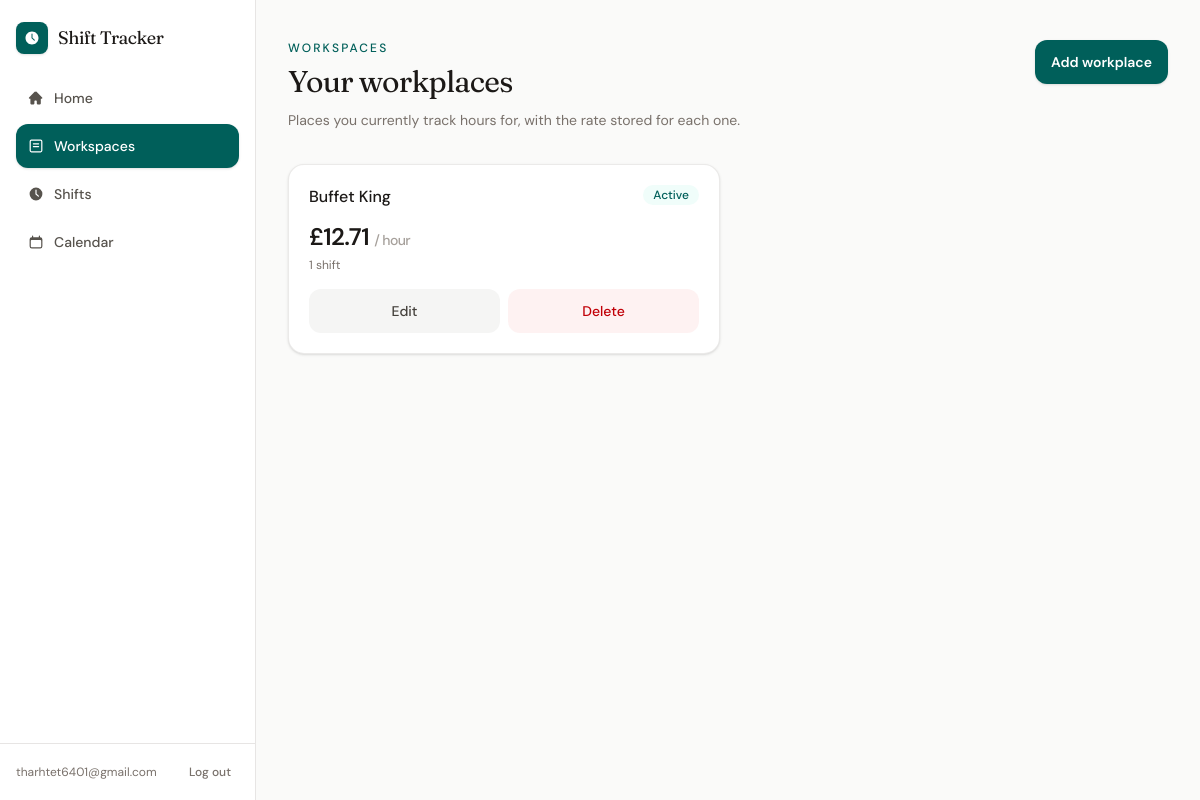
The app's page /workspaces/ (signed in), older data.
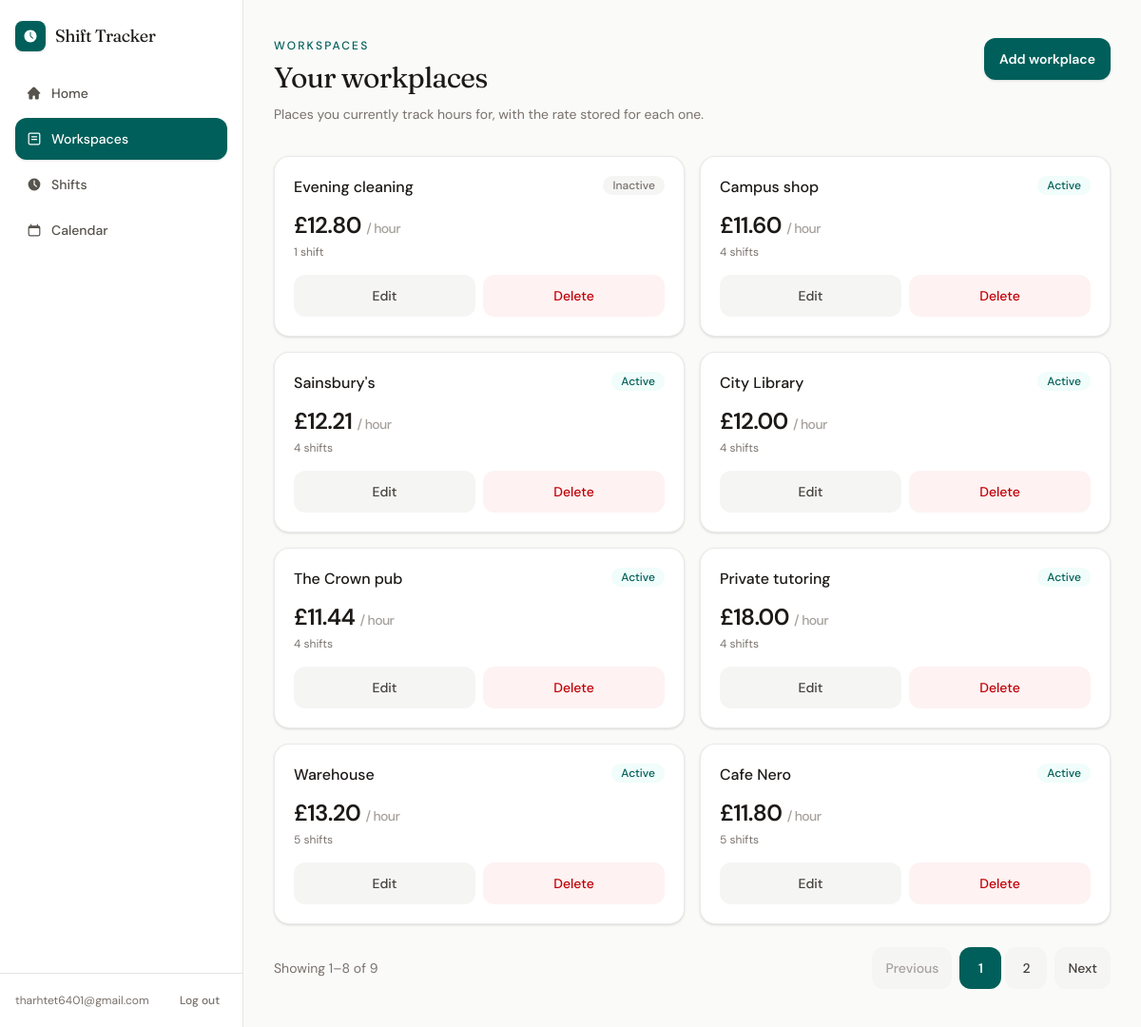
The same page, newer data.
### workspaces/models.py (models this page shows, shortened)
class Workplace(models.Model):
    user = models.ForeignKey(
        settings.AUTH_USER_MODEL,
        on_delete=models.CASCADE,
        related_name="workplaces",
    )
    name = models.CharField(max_length=100)
    hourly_rate = models.DecimalField(
        max_digits=6,
        decimal_places=2,
    )
    is_active = models.BooleanField(default=True)
    created_at = models.DateTimeField(auto_now_add=True)
    updated_at = models.DateTimeField(auto_now=True)

### workspaces/views.py (the view)
# urls.py: path("", views.workplace_list, name="workplace_list"),
@login_required
def workplace_list(request):
    try:
        context = _workplace_list_context(request)
        template = (
            "workspaces/partials/list.html"
            if request.headers.get("HX-Request")
            else "workspaces/list.html"
        )
        return render(request, template, context)
    except Exception:
        messages.error(request, "Could not load your workspaces.")
        template = (
            "workspaces/partials/list.html"
            if request.headers.get("HX-Request")
            else "workspaces/list.html"
        )
        return render(
            request,
            template,
            {
                "workplaces": [],
                "page_obj": None,
                "page_url_name": "workplace_list",
                "list_target": "#workplace-list",
            },
        )

### config/pagination.py (called while the page is built)
def page_number_from_request(request, default=1):
    page = request.GET.get("page")
    if page:
        return page
    current = request.headers.get("HX-Current-URL", "")
    if current:
        values = parse_qs(urlparse(current).query).get("page")
        if values:
            return values[0]
    return default

def paginate(queryset, page, per_page):
    return Paginator(queryset, per_page).get_page(page)

### workspaces/views.py (called while the page is built)
def _user_workplaces(user):
    return (
        Workplace.objects.filter(user=user)
        .annotate(shift_count=Count("shifts"))
        .order_by("-created_at")
    )

def _workplace_list_context(request, page=None):
    page_obj = paginate(
        _user_workplaces(request.user),
        page if page is not None else page_number_from_request(request),
        WORKPLACE_PAGE_SIZE,
    )
    return {
        "workplaces": page_obj.object_list,
        "page_obj": page_obj,
        "page_url_name": "workplace_list",
        "list_target": "#workplace-list",
    }

### workspaces/templates/workspaces/list.html (shortened to what this page needs)
{% extends "app.html" %}
{% block app_content %}
<div class="px-4 py-6 sm:px-8 sm:py-10">
    <div class="flex flex-col gap-4 sm:flex-row sm:items-start sm:justify-between">
        <div>
            <p class="text-xs font-medium uppercase tracking-[0.18em] text-teal-800">Workspaces</p>
            <h1 class="mt-2 font-serif text-2xl tracking-tight text-stone-900 sm:text-3xl">Your workplaces</h1>
            <p class="mt-2 max-w-xl text-sm leading-6 text-stone-500">
                Places you currently track hours for, with the rate stored for each one.
            </p>
        </div>
        <button
            type="button"
            hx-get="{% url 'workplace_create' %}"
            hx-target="#modal"
            hx-swap="innerHTML"
            class="min-h-11 w-full touch-manipulation rounded-xl bg-teal-800 px-4 text-sm font-semibold text-white shadow-sm transition hover:bg-teal-700 sm:w-auto"
        >
            Add workplace
        </button>
    </div>
    <div id="workplace-list" class="mt-8">
        {% include "workspaces/partials/list.html" %}
    </div>
</div>
{% endblock %}

### templates/app.html (shortened to what this page needs)
{% extends "base.html" %}
{% block content %}
<div id="app-shell" class="flex min-h-screen md:flex-row">
    <aside
        id="app-sidebar"
        class="fixed inset-y-0 left-0 z-50 flex w-72 max-w-[85vw] -translate-x-full flex-col border-r border-stone-200 bg-white transition-transform duration-200 md:static md:z-auto md:w-64 md:max-w-none md:translate-x-0"
    >
        <div class="flex items-center justify-between gap-3 px-4 py-3 md:py-4">
            <a href="{% url 'home' %}" class="flex min-h-11 items-center gap-2.5 text-stone-900">
                <span class="flex size-8 items-center justify-center rounded-lg bg-teal-800 text-white shadow-sm">
                </span>
                <span class="font-serif text-lg tracking-tight">Shift Tracker</span>
            </a>
        </div>
        <nav class="flex flex-1 flex-col gap-1 overflow-y-auto px-3 pb-3 md:px-4">
            <a
                href="{% url 'home' %}"
                class="flex min-h-11 items-center gap-2.5 rounded-xl px-3 text-sm font-medium transition {% if request.resolver_match.url_name == 'home' %}bg-teal-800 text-white shadow-sm{% else %}text-stone-600 hover:bg-stone-100 hover:text-stone-900{% endif %}"
            >
                Home
            </a>
            <a
                href="{% url 'workplace_list' %}"
                class="flex min-h-11 items-center gap-2.5 rounded-xl px-3 text-sm font-medium transition {% if request.resolver_match.url_name == 'workplace_list' %}bg-teal-800 text-white shadow-sm{% else %}text-stone-600 hover:bg-stone-100 hover:text-stone-900{% endif %}"
            >
                Workspaces
            </a>
            <a
                href="{% url 'shift_list' %}"
                class="flex min-h-11 items-center gap-2.5 rounded-xl px-3 text-sm font-medium transition {% if request.resolver_match.url_name == 'shift_list' %}bg-teal-800 text-white shadow-sm{% else %}text-stone-600 hover:bg-stone-100 hover:text-stone-900{% endif %}"
            >
                <svg xmlns="http://www.w3.org/2000/svg" viewBox="0 0 20 20" fill="currentColor" class="size-4">
                    <path fill-rule="evenodd" d="M10 18a8 8 0 1 0 0-16 8 8 0 0 0 0 16Zm.75-13a.75.75 0 0 0-1.5 0v5c0 .192.078.384.22.53l3 2.75a.75.75 0 0 0 1.06-1.06l-2.78-2.547V5Z" clip-rule="evenodd" />
                </svg>
                Shifts
            </a>
            <a
                href="{% url 'shift_calendar' %}"
                class="flex min-h-11 items-center gap-2.5 rounded-xl px-3 text-sm font-medium transition {% if request.resolver_match.url_name == 'shift_calendar' %}bg-teal-800 text-white shadow-sm{% else %}text-stone-600 hover:bg-stone-100 hover:text-stone-900{% endif %}"
            >
                Calendar
            </a>
        </nav>
        <div class="mt-auto flex items-center justify-between gap-2 border-t border-stone-200 px-4 py-4">
            <span class="truncate text-xs text-stone-500">{{ user.email }}</span>
            <a
                href="{% url 'account_logout' %}"
                class="shrink-0 rounded-lg px-2 py-1 text-xs font-medium text-stone-500 transition hover:bg-stone-100 hover:text-stone-900"
            >
                Log out
            </a>
        </div>
    </aside>
    <div class="flex min-w-0 flex-1 flex-col">
        <div class="min-w-0 flex-1">
            {% block app_content %}{% endblock %}
        </div>
    </div>
</div>
{% endblock %}

### templates/base.html (shortened to what this page needs)
{% load static %}
<!DOCTYPE html>
<html lang="en">
<head>
    <link href="{% static 'css/output.css' %}" rel="stylesheet">
</head>
<body class="min-h-screen overflow-x-hidden bg-stone-50 font-sans text-stone-800 antialiased {% block body_class %}{% endblock %}">
    <main>
        {% block content %}{% endblock %}
    </main>
</body>
</html>

### workspaces/templates/workspaces/partials/list.html
{% if workplaces %}
    <ul class="grid gap-4 sm:grid-cols-2">
        {% for workplace in workplaces %}
            <li class="rounded-2xl border border-stone-200/80 bg-white p-5 shadow-sm">
                <div class="flex items-start justify-between gap-3">
                    <h2 class="font-medium text-stone-900">{{ workplace.name }}</h2>
                    {% if workplace.is_active %}
                        <span class="rounded-full bg-teal-50 px-2.5 py-0.5 text-xs font-medium text-teal-800">Active</span>
                    {% else %}
                        <span class="rounded-full bg-stone-100 px-2.5 py-0.5 text-xs font-medium text-stone-500">Inactive</span>
                    {% endif %}
                </div>
                <p class="mt-3 text-2xl font-semibold tracking-tight text-stone-900">
                    £{{ workplace.hourly_rate }}
                    <span class="text-sm font-medium text-stone-400">/ hour</span>
                </p>
                <p class="mt-1 text-xs text-stone-500">
                    {{ workplace.shift_count }} shift{{ workplace.shift_count|pluralize }}
                </p>
                <div class="mt-4 grid grid-cols-2 gap-2">
                    <button
                        type="button"
                        hx-get="{% url 'workplace_update' workplace.pk %}"
                        hx-target="#modal"
                        hx-swap="innerHTML"
                        class="min-h-11 rounded-xl bg-stone-100 px-3 text-sm font-medium text-stone-700 transition hover:bg-stone-200"
                    >
                        Edit
                    </button>
                    <button
                        type="button"
                        hx-get="{% url 'workplace_delete' workplace.pk %}"
                        hx-target="#modal"
                        hx-swap="innerHTML"
                        class="min-h-11 rounded-xl bg-red-50 px-3 text-sm font-medium text-red-700 transition hover:bg-red-100"
                    >
                        Delete
                    </button>
                </div>
            </li>
        {% endfor %}
    </ul>
{% else %}
    <div class="rounded-2xl border border-dashed border-stone-300 bg-white px-6 py-12 text-center">
        <p class="font-medium text-stone-800">No workspaces yet</p>
        <p class="mt-1 text-sm text-stone-500">Add a workplace to start tracking hours.</p>
    </div>
{% endif %}
{% include "partials/pagination.html" %}

### templates/partials/pagination.html
{% if page_obj and page_obj.paginator.num_pages > 1 %}
    <nav class="mt-6 flex flex-col gap-3 sm:flex-row sm:items-center sm:justify-between" aria-label="Pagination">
        <p class="text-sm text-stone-500">
            Showing {{ page_obj.start_index }}–{{ page_obj.end_index }}
            of {{ page_obj.paginator.count }}
        </p>
        <div class="flex flex-wrap items-center gap-2">
            {% if page_obj.has_previous %}
                <a
                    href="{% if page_obj.previous_page_number == 1 %}{% url page_url_name %}{% else %}{% url page_url_name %}?page={{ page_obj.previous_page_number }}{% endif %}"
                    hx-get="{% if page_obj.previous_page_number == 1 %}{% url page_url_name %}{% else %}{% url page_url_name %}?page={{ page_obj.previous_page_number }}{% endif %}"
                    hx-target="{{ list_target }}"
                    hx-swap="innerHTML show:window:top"
                    hx-push-url="true"
                    class="inline-flex min-h-11 items-center rounded-xl bg-stone-100 px-3.5 text-sm font-medium text-stone-700 transition hover:bg-stone-200"
                >
                    Previous
                </a>
            {% else %}
                <span class="inline-flex min-h-11 cursor-not-allowed items-center rounded-xl bg-stone-100 px-3.5 text-sm font-medium text-stone-400">
                    Previous
                </span>
            {% endif %}
            {% if page_obj.paginator.num_pages <= 7 %}
                <div class="flex items-center gap-1">
                    {% for num in page_obj.paginator.page_range %}
                        {% if num == page_obj.number %}
                            <span class="inline-flex size-11 items-center justify-center rounded-xl bg-teal-800 text-sm font-semibold text-white" aria-current="page">
                                {{ num }}
                            </span>
                        {% else %}
                            <a
                                href="{% if num == 1 %}{% url page_url_name %}{% else %}{% url page_url_name %}?page={{ num }}{% endif %}"
                                hx-get="{% if num == 1 %}{% url page_url_name %}{% else %}{% url page_url_name %}?page={{ num }}{% endif %}"
                                hx-target="{{ list_target }}"
                                hx-swap="innerHTML show:window:top"
                                hx-push-url="true"
                                class="inline-flex size-11 items-center justify-center rounded-xl bg-stone-100 text-sm font-medium text-stone-700 transition hover:bg-stone-200"
                            >
                                {{ num }}
                            </a>
                        {% endif %}
                    {% endfor %}
                </div>
            {% else %}
                <span class="px-1 text-sm font-medium text-stone-600">
                    {{ page_obj.number }} / {{ page_obj.paginator.num_pages }}
                </span>
            {% endif %}
            {% if page_obj.has_next %}
                <a
                    href="{% url page_url_name %}?page={{ page_obj.next_page_number }}"
                    hx-get="{% url page_url_name %}?page={{ page_obj.next_page_number }}"
                    hx-target="{{ list_target }}"
                    hx-swap="innerHTML show:window:top"
                    hx-push-url="true"
                    class="inline-flex min-h-11 items-center rounded-xl bg-stone-100 px-3.5 text-sm font-medium text-stone-700 transition hover:bg-stone-200"
                >
                    Next
                </a>
            {% else %}
                <span class="inline-flex min-h-11 cursor-not-allowed items-center rounded-xl bg-stone-100 px-3.5 text-sm font-medium text-stone-400">
                    Next
                </span>
            {% endif %}
        </div>
    </nav>
{% endif %}

Row changes from the older to the newer data that the page shows:
removed Workplace: name "Buffet King", is_active "Active", hourly_rate "12.71", shift_count "1"
added Workplace: name "Evening cleaning", is_active "Inactive", hourly_rate "12.80", shift_count "1"
added Workplace: name "Campus shop", is_active "Active", hourly_rate "11.60", shift_count "4"
added Workplace: name "Sainsbury's", is_active "Active", hourly_rate "12.21", shift_count "4"
added Workplace: name "City Library", is_active "Active", hourly_rate "12.00", shift_count "4"
added Workplace: name "The Crown pub", is_active "Active", hourly_rate "11.44", shift_count "4"
added Workplace: name "Private tutoring", is_active "Active", hourly_rate "18.00", shift_count "4"
added Workplace: name "Warehouse", is_active "Active", hourly_rate "13.20", shift_count "5"
added Workplace: name "Cafe Nero", is_active "Active", hourly_rate "11.80", shift_count "5"
Text that changed along with them:
{{ page_obj.start_index }}: (not shown) → "1"
{{ page_obj.end_index }}: (not shown) → "8"
{{ page_obj.paginator.count }}: (not shown) → "9"
text now shown: "Showing – of Previous Next"
new list line: "1"
new list line: "2"
